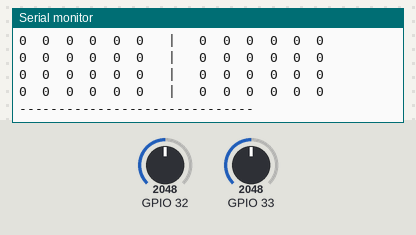
Bench run of a sketch on a simulated ESP32. On the bench: the last lines printed to the serial monitor. The inputs (shaded band) are chosen by the test bench; at power-on: GPIO 32 = 2048, GPIO 33 = 2048 (analog values on the 0–4095 scale).

Above: at 1.7 s.
1.8 s: GPIO 32 set to 2866
At 2.19 s:
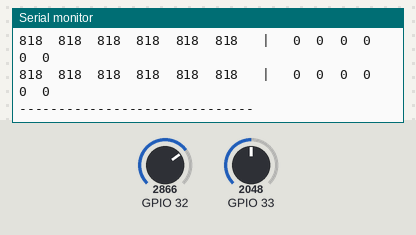
3.3 s: GPIO 33 set to 2985
At 3.69 s:
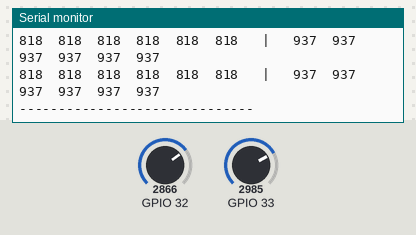
6.3 s: GPIO 33 set to 3091
At 6.74 s:
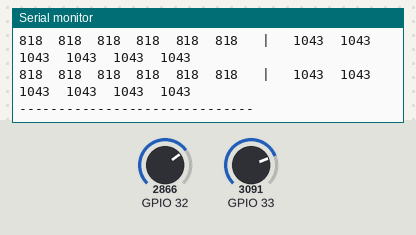
13.8 s: GPIO 32 set to 3093
At 14.2 s:
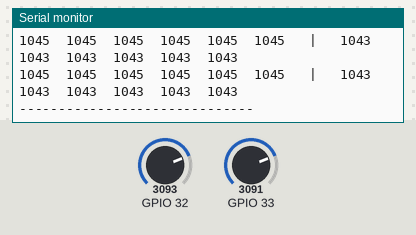
15.3 s: GPIO 32 set to 3011
At 15.5 s:
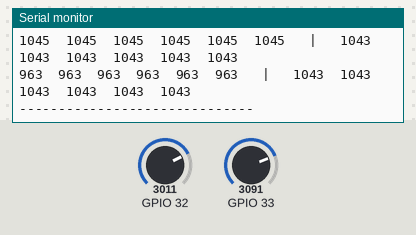
Timing chart, 0 to 18.3 s (numbered marks = the images above; inputs shaded):
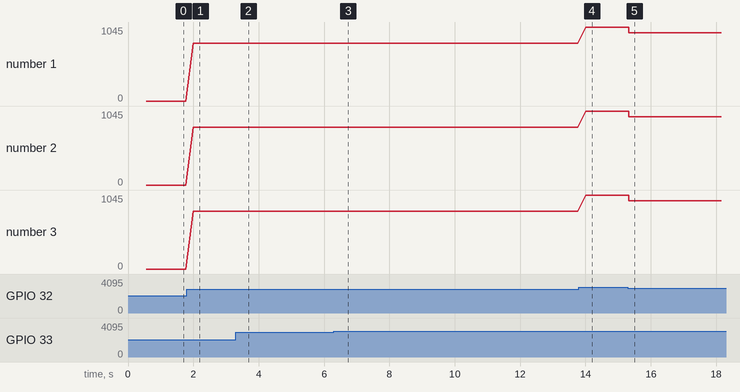

Measured:
- after the input at 1.8 s, the serial monitor: prints a new line after 0.20 s (image 1)
- after the input at 3.3 s, the serial monitor: prints a new line after 0.19 s (image 2)
- after the input at 6.3 s, the serial monitor: prints a new line after 0.24 s (image 3)
- after the input at 13.8 s, the serial monitor: prints a new line after 0.20 s (image 4)
- after the input at 15.3 s, the serial monitor: prints a new line at once (image 5)
- plotted number 1: 0 → 818 after the input at 1.8 s, 818 → 1045 after the input at 13.8 s, 1045 → 963 after the input at 15.3 s
- plotted number 2: 0 → 818 after the input at 1.8 s, 818 → 1045 after the input at 13.8 s, 1045 → 963 after the input at 15.3 s
- plotted number 3: 0 → 818 after the input at 1.8 s, 818 → 1045 after the input at 13.8 s, 1045 → 963 after the input at 15.3 s

The sketch:

ElizabethChile.ino
```cpp
#include <Arduino.h>

// ==========================
// Linhas separadas (12 pinos)
// ==========================
int linhas1[6] = {16, 17, 18, 19, 21, 22};       // Matriz 1
int linhas2[6] = {4, 5, 13, 15, 23, 2};          // Matriz 2

// ==========================
// MUX 74HC4067 (S0..S3) compartilhados
// ==========================
const int S0 = 25;
const int S1 = 26;
const int S2 = 27;
const int S3 = 14;

// COM de cada mux (um por matriz)
const int SIG1 = 32;   // Matriz 1 (ADC1)
const int SIG2 = 33;   // Matriz 2 (ADC1)

// Canais do 4067 usados nas 6 colunas
int canais[6] = {0, 1, 2, 3, 4, 5};

// Baselines
int baseline1[6][6];
int baseline2[6][6];
bool calibrado = false;

// Seleciona canal do mux (mexendo em S0..S3)
void setCanal(int ch) {
  digitalWrite(S0, (ch & 1) ? HIGH : LOW);
  digitalWrite(S1, (ch & 2) ? HIGH : LOW);
  digitalWrite(S2, (ch & 4) ? HIGH : LOW);
  digitalWrite(S3, (ch & 8) ? HIGH : LOW);
}

// Leitura mais estável (evita “vazar” leitura entre pinos do ADC)
int lerEstavel(int pin) {
  analogRead(pin);              // descarta 1ª
  delayMicroseconds(40);
  return analogRead(pin);
}

// ======================================================
// Calibra baseline automaticamente (DUAS matrizes juntas)
// ======================================================
void calibrarBaseline() {
  Serial.println("Calibrando baseline... NAO APERTE NADA");
  delay(500);

  for (int l = 0; l < 6; l++) {

    // coloca TODAS as 12 linhas em alta impedância
    for (int i = 0; i < 6; i++) {
      pinMode(linhas1[i], INPUT);
      pinMode(linhas2[i], INPUT);
    }

    // ativa a linha l das DUAS matrizes ao mesmo tempo
    pinMode(linhas1[l], OUTPUT);
    digitalWrite(linhas1[l], HIGH);

    pinMode(linhas2[l], OUTPUT);
    digitalWrite(linhas2[l], HIGH);

    delayMicroseconds(300);

    // lê 6 colunas (mesmo canal pros dois mux)
    for (int c = 0; c < 6; c++) {
      setCanal(canais[c]);
      delayMicroseconds(80);

      baseline1[l][c] = lerEstavel(SIG1);
      baseline2[l][c] = lerEstavel(SIG2);
    }

    // desativa linhas
    pinMode(linhas1[l], INPUT);
    pinMode(linhas2[l], INPUT);
    delayMicroseconds(300);
  }

  Serial.println("Baseline capturado!");
  calibrado = true;
}

// ======================================================
// Setup
// ======================================================
void setup() {
  Serial.begin(115200);

  // ESP32 ADC (ajuda)
  analogReadResolution(12);
  analogSetAttenuation(ADC_11db);

  // pinos do mux
  pinMode(S0, OUTPUT);
  pinMode(S1, OUTPUT);
  pinMode(S2, OUTPUT);
  pinMode(S3, OUTPUT);

  // começa tudo em Hi-Z
  for (int i = 0; i < 6; i++) {
    pinMode(linhas1[i], INPUT);
    pinMode(linhas2[i], INPUT);
  }

  calibrarBaseline();
}

// ======================================================
// Loop principal
// ======================================================
void loop() {
  if (!calibrado) return;

  int m1[6][6];
  int m2[6][6];

  for (int l = 0; l < 6; l++) {

    // todas as 12 linhas em alta impedância
    for (int i = 0; i < 6; i++) {
      pinMode(linhas1[i], INPUT);
      pinMode(linhas2[i], INPUT);
    }

    // ativa a linha l das DUAS matrizes
    pinMode(linhas1[l], OUTPUT);
    digitalWrite(linhas1[l], HIGH);

    pinMode(linhas2[l], OUTPUT);
    digitalWrite(linhas2[l], HIGH);

    delayMicroseconds(300);

    // lê as 6 colunas (mesmo canal) e salva os deltas
    for (int c = 0; c < 6; c++) {
      setCanal(canais[c]);
      delayMicroseconds(80);

      int le1 = lerEstavel(SIG1);
      int le2 = lerEstavel(SIG2);

      int d1 = le1 - baseline1[l][c];
      int d2 = le2 - baseline2[l][c];

      if (d1 < 0) d1 = 0;
      if (d2 < 0) d2 = 0;

      m1[l][c] = d1;
      m2[l][c] = d2;
    }

    // desativa a linha
    pinMode(linhas1[l], INPUT);
    pinMode(linhas2[l], INPUT);
    delayMicroseconds(300);
  }

  // PRINT lado a lado
  Serial.println("----- MATRIZ 1 | MATRIZ 2 -----");
  for (int l = 0; l < 6; l++) {

    // M1 (se quiser espelhar, faça c=5..0)
    for (int c = 0; c < 6; c++) {
      Serial.print(m1[l][c]);
      Serial.print("\t");
    }

    Serial.print(" | \t");

    // M2
    for (int c = 0; c < 6; c++) {
      Serial.print(m2[l][c]);
      Serial.print("\t");
    }

    Serial.println();
  }
  Serial.println("------------------------------\n");

  delay(200);
}
```
